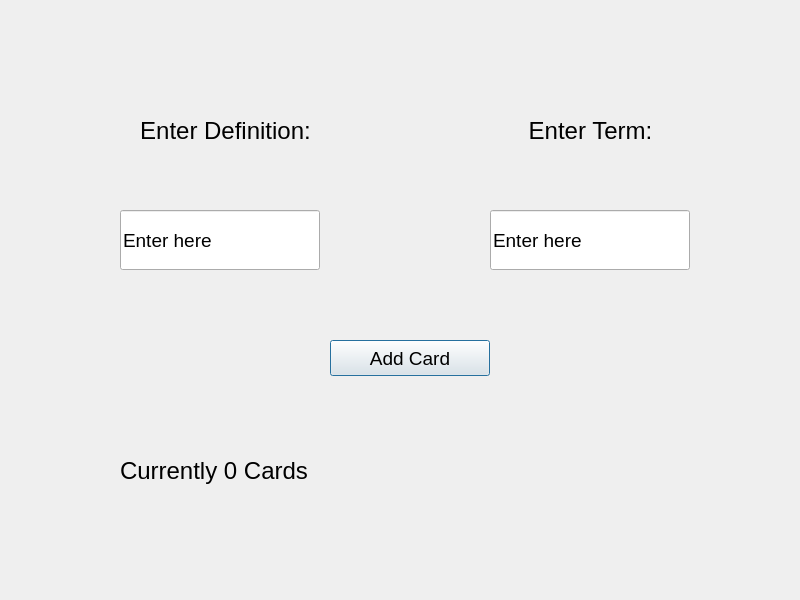
<?xml version="1.0" encoding="UTF-8"?>
<ui version="4.0">
 <class>CardAddScreen</class>
 <widget class="QDialog" name="CardAddScreen">
  <property name="geometry">
   <rect>
    <x>0</x>
    <y>0</y>
    <width>800</width>
    <height>600</height>
   </rect>
  </property>
  <property name="windowTitle">
   <string>Dialog</string>
  </property>
  <widget class="QPushButton" name="CardButton">
   <property name="geometry">
    <rect>
     <x>330</x>
     <y>340</y>
     <width>160</width>
     <height>36</height>
    </rect>
   </property>
   <property name="font">
    <font>
     <pointsize>14</pointsize>
    </font>
   </property>
   <property name="text">
    <string>Add Card</string>
   </property>
  </widget>
  <widget class="QLabel" name="CountLabel">
   <property name="geometry">
    <rect>
     <x>120</x>
     <y>430</y>
     <width>481</width>
     <height>81</height>
    </rect>
   </property>
   <property name="font">
    <font>
     <pointsize>18</pointsize>
    </font>
   </property>
   <property name="text">
    <string>Currently 0 Cards</string>
   </property>
  </widget>
  <widget class="QLabel" name="label">
   <property name="geometry">
    <rect>
     <x>100</x>
     <y>120</y>
     <width>251</width>
     <height>21</height>
    </rect>
   </property>
   <property name="font">
    <font>
     <pointsize>18</pointsize>
    </font>
   </property>
   <property name="text">
    <string>Enter Definition:</string>
   </property>
   <property name="alignment">
    <set>Qt::AlignmentFlag::AlignCenter</set>
   </property>
  </widget>
  <widget class="QLabel" name="label_2">
   <property name="geometry">
    <rect>
     <x>510</x>
     <y>120</y>
     <width>161</width>
     <height>21</height>
    </rect>
   </property>
   <property name="font">
    <font>
     <pointsize>18</pointsize>
    </font>
   </property>
   <property name="text">
    <string>Enter Term:</string>
   </property>
   <property name="alignment">
    <set>Qt::AlignmentFlag::AlignCenter</set>
   </property>
  </widget>
  <widget class="QLineEdit" name="DefInput">
   <property name="geometry">
    <rect>
     <x>120</x>
     <y>210</y>
     <width>200</width>
     <height>60</height>
    </rect>
   </property>
   <property name="font">
    <font>
     <pointsize>14</pointsize>
    </font>
   </property>
   <property name="text">
    <string>Enter here</string>
   </property>
  </widget>
  <widget class="QLineEdit" name="TermInput">
   <property name="geometry">
    <rect>
     <x>490</x>
     <y>210</y>
     <width>200</width>
     <height>60</height>
    </rect>
   </property>
   <property name="font">
    <font>
     <pointsize>14</pointsize>
    </font>
   </property>
   <property name="text">
    <string>Enter here</string>
   </property>
  </widget>
 </widget>
 <resources/>
 <connections/>
</ui>
